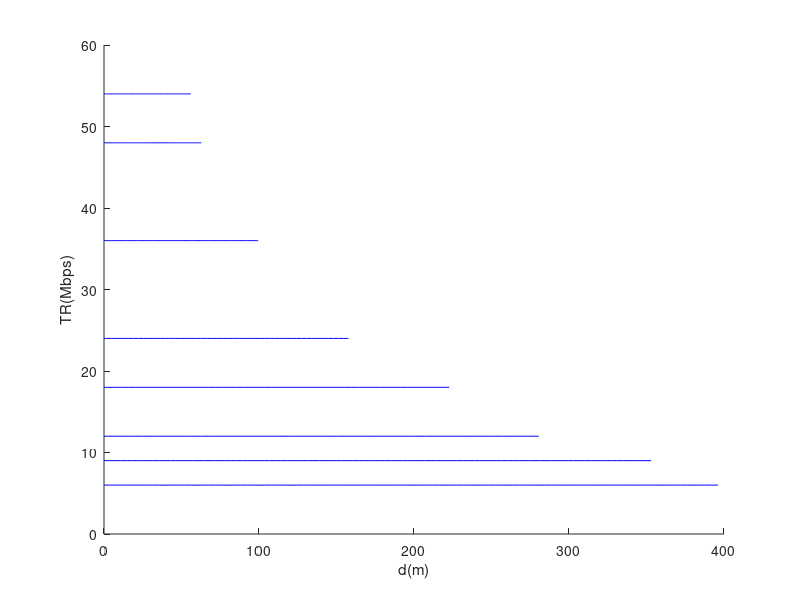

MATLAB code for this plot:
Rmin = [-82 -81 -79 -77 -74 -70 -66 -65]; % 最小受信感度[dBm]
Tp = 10; % 送信電力[dBm]
f = 2.4 * 10^9;
c = 3 * 10^8;
d = zeros(size(Rmin));
Lfs = zeros(size(Rmin));
TR = [6 9 12 18 24 36 48 54];

for i = 1:length(Rmin)
    Lfs(i) = Tp - Rmin(i);
    d(i) = ((10^(Lfs(i)/20)) * c) / (4 * pi * f);
end

% プロット
figure;
hold on;
for i = 1:length(d) - 1
    x = linspace(0, d(i), 100); % 0からd(i)までの範囲を100点で分割
    y = ones(size(x)) * TR(i); % 同じThroughputの値を取る
    plot(x, y, 'b'); % 青色でプロット
end

% 最後の区間もプロット
x = linspace(0, d(end), 100); % 0からd(end)までの範囲を100点で分割
y = ones(size(x)) * TR(end); % 54 Mbpsの値を取る
plot(x, y, 'b');

xlabel('d(m)');
ylabel('TR(Mbps)');
hold off;
